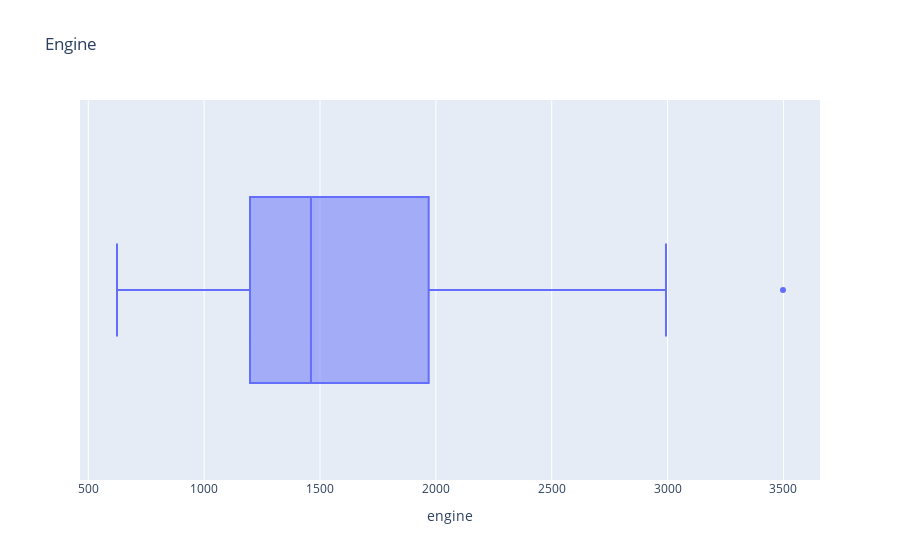

Notebook code for this chart:
### Markdown cell above
### Engine Power

### Code cell
px.box(df, x="engine", title="Engine")

### Figure 1 — Plotly figure (JSON) as saved in the notebook; plotly's stock layout.template omitted (floating-point values rounded to 4 significant figures; data arrays with more than 128 entries replaced by an {"elided": "..."} marker saying what was removed)
{"data": [{"alignmentgroup": "True", "hovertemplate": "engine=%{x}<extra></extra>", "legendgroup": "", "marker": {"color": "#636efa"}, "name": "", "notched": false, "offsetgroup": "", "orientation": "h", "showlegend": false, "type": "box", "x": {"elided": "378 float values"}, "x0": " ", "xaxis": "x", "y0": " ", "yaxis": "y"}], "layout": {"boxmode": "group", "legend": {"tracegroupgap": 0}, "title": {"text": "Engine"}, "xaxis": {"anchor": "y", "domain": [0, 1], "title": {"text": "engine"}}, "yaxis": {"anchor": "x", "domain": [0, 1]}}}
